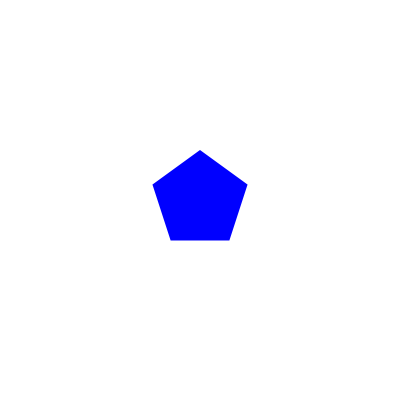
Frame 1 (no input)
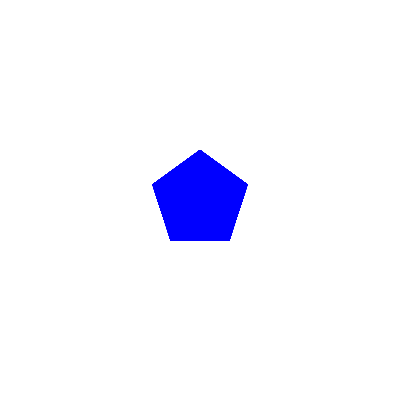
Frame 60 (the mouse pressed at the canvas centre just before this capture)
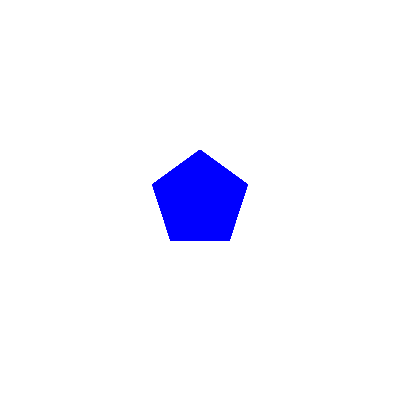
Frame 120 (the mouse held since frame 60 and released just before this capture)

The Processing sketch that drew these frames (run headless with seeded random() and noise(); from frame 60 on, the mouse is pressed at the canvas centre):

// Processing sketch: fp_pg_q_10_01
// ── fp_pg_q_10_01.pde
// 問題 10.1 ボールクラスを作成し，ボールクラスを継承した 5 角形クラス Pentagon を利用して 5 角形を描画せよ．
private Pentagon pt = null;
private float btm = 0;

void setup(){
  size(400, 400);
  smooth();
  background(255, 255, 255);
  rectMode(CENTER);
  ellipseMode(CENTER);
  frameRate(30);
  btm = height/2 - 30;
  float x = width/2;
  float y = height/2;
  float vx = 0;
  float vy = 0;
  float r = 0;
  float g = 0;
  float b = 255;
  float d = 50;
  float cc = 50;
  float rotate = -PI/2;
  pt = new Pentagon(x, y, vx, vy, r, g, b, width, height, d, cc, 5, rotate, 0.75);
}

void draw() {
  translate(width/2, height/2);
  noStroke();
  pt.draw();
}

class Pentagon extends Ball {
  Pentagon(float x, float y, float vx, float vy,
    float r, float g, float b, float w, float h,
    float d, float circumscribedCircle,
    int p, float rotate, float rate){
    super(x, y, vx, vy, r, g, b, w, h, d,
      circumscribedCircle, p, rotate, rate);
  }

  public void draw(){
    noStroke();
    fill(super.getR(), super.getG(), super.getB());
    //super.setRotate(radians(-90));
    //super.setP(5);
    super.draw();
  }

  public void move(){
    //super.move();
  }
}

class Ball {
  private float x = 0;
  private float y = 0;
  private float vx = 0;
  private float vy = 0;
  private float rx = 0;
  private float ry = 0;
  private float r;
  private float g;
  private float b;
  private float w = 0;
  private float h = 0;
  private float d = 20;
  private boolean flg = true;
  private float v = 0;
  private float theta = 0;
  private float minX = 0;
  private float maxX = 0;
  private float minY = 0;
  private float maxY = 0;
  private float tmpRx = 0;
  private float tmpRy = 0;
  private float circumscribedCircle = 0;
  private int p = 0;
  private float rotate = PI/2;
  private float rate = 0.75;

  public float getX(){
    return this.x;
  }
  public float getY(){
    return this.y;
  }
  public void setR(float r){
    this.r = r;
  }
  public float getR(){
    return this.r;
  }
  public void setG(float gr){
    this.g = g;
  }
  public float getG(){
    return this.g;
  }
  public void setB(float b){
    this.b = b;
  }
  public float getB(){
    return this.b;
  }
  public float getCircumscribedCircle(){
    return this.circumscribedCircle;
  }
  public void setP(int p){
    this.p = p;
  }
  public float getP(){
    return this.p;
  }
  public void setRotate(float rotate){
    this.rotate = rotate;
  }
  public float getRotate(){
    return this.rotate;
  }

  public void setMinX(float minX){
    this.minX = minX;
  }
  public float getMinX(){
    return this.minX;
  }
  public void setMaxX(float maxX){
    this.maxX = maxX;
  }
  public float getMaxX(){
    return this.maxX;
  }
  public void setMinY(float minY){
    this.minY = minY;
  }
  public float getMinY(){
    return this.minY;
  }
  public void setMaxY(float maxY){
    this.maxY = maxY;
  }
  public float getMaxY(){
    return this.maxY;
  }

  Ball(float x, float y, float vx, float vy,
    float red, float green, float blue, float w, float h,
    float d, float circumscribedCircle,
    int p, float rotate, float rate){
      this.x = x;
      this.y = y;
      this.vx = vx;
      this.vy = vy;
      this.r = red;
      this.g = green;
      this.b = blue;
      this.w = w;
      this.h = h;
      this.d = d;
      this.circumscribedCircle = circumscribedCircle;
      this.p = p;
      this.rotate = rotate;
      this.rate = rate;
      /*minX = -(w/2) + rw/2;
      maxX = (w/2) - rw/2;
      minY = -(h/2) + rh/2;
      maxY = (h/2) - rh/2;*/
      /*rx = (vx * getSpeedRate());
      ry = (vy * getSpeedRate());*/
  }

  private void setup() {
    this.minX = this.d;
    this.maxX = this.w - this.d;
    this.minY = this.d;
    this.maxY = this.h - this.d;
    this.y = this.h/2;
    this.rx = (this.vx * this.getSpeedRate());
    this.ry = (this.vy * this.getSpeedRate());
  }

  private void draw(){
    pushMatrix();
    rotate(this.rotate);
    beginShape();
    for (int i = 1; i <= this.p; i++) {
      vertex(this.circumscribedCircle * cos(radians(360 * i/this.p)), this.circumscribedCircle * sin(radians(360 * i/this.p)));
    }
    endShape(CLOSE);
    popMatrix();
  }

  /*private void move(){
    if(x <= minX || maxX <= x || y <= minY || maxY <= y){
      if(x <= minX){
        x = minX;
      } else if(maxX <= x) {
        x = maxX;
      }
      if(y <= minY) {
        y = minY;
      } else if(maxY <= y) {
        y = maxY;
      }
      // 速度のx成分とy成分からスカラーを導出する処理
      tmpRx = rx;
      tmpRy = ry;
      v = (sqrt(sq(rx) + sq(ry)));
      if(x <= minX){
        if(tmpRx < 0 && tmpRy < 0){
          theta = (360 - degrees(acos(abs(tmpRx)/v)));
        } else {
          theta = degrees(acos(abs(tmpRx)/v));
        }
      } else if(maxX <= x){
        if(0 < tmpRx && tmpRy < 0){
          theta = (180 + degrees(acos(abs(tmpRx)/v)));
        } else {
          theta = (180 - degrees(acos(abs(tmpRx)/v)));
        }
      } else if(y <= minY) {
        if(tmpRx < 0 && tmpRy < 0){
          theta = (180 - degrees(asin(abs(tmpRy)/v)));
        } else {
          theta = (degrees(asin(abs(tmpRy)/v)));
        }
      } else if(maxY <= y) {
        if(tmpRx < 0 && 0 < tmpRy){
          theta = (180 + degrees(asin(abs(tmpRy)/v)));
        } else {
          theta = (360 - degrees(asin(abs(tmpRy)/v)));
        }
      }
      rx = (v * cos(radians(theta)));
      ry = (v * sin(radians(theta)));
    }
    x += rx;
    y += ry;
  }*/

  private float getSpeedRate(){
    return random(4, 10);
  }
}
